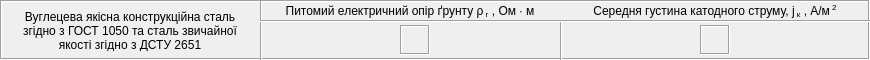
   <widget class="QFrame" name="frame_6">
    <property name="geometry">
     <rect>
      <x>10</x>
      <y>290</y>
      <width>870</width>
      <height>60</height>
     </rect>
    </property>
    <property name="frameShape">
     <enum>QFrame::Box</enum>
    </property>
    <property name="frameShadow">
     <enum>QFrame::Sunken</enum>
    </property>
    <widget class="QLabel" name="label_55">
     <property name="geometry">
      <rect>
       <x>10</x>
       <y>10</y>
       <width>240</width>
       <height>41</height>
      </rect>
     </property>
     <property name="text">
      <string>Вуглецева якісна конструкційна сталь згідно з ГОСТ 1050 та сталь звичайної якості згідно з ДСТУ 2651</string>
     </property>
     <property name="alignment">
      <set>Qt::AlignCenter</set>
     </property>
     <property name="wordWrap">
      <bool>true</bool>
     </property>
    </widget>
    <widget class="QLabel" name="label_56">
     <property name="geometry">
      <rect>
       <x>270</x>
       <y>1</y>
       <width>280</width>
       <height>20</height>
      </rect>
     </property>
     <property name="text">
      <string>&lt;html&gt;&lt;head/&gt;&lt;body&gt;&lt;p&gt;Питомий електричний опір ґрунту ρ&lt;span style=&quot; vertical-align:sub;&quot;&gt; г&lt;/span&gt; , Ом ∙ м&lt;/p&gt;&lt;/body&gt;&lt;/html&gt;</string>
     </property>
     <property name="alignment">
      <set>Qt::AlignCenter</set>
     </property>
    </widget>
    <widget class="QLabel" name="label_57">
     <property name="geometry">
      <rect>
       <x>580</x>
       <y>1</y>
       <width>270</width>
       <height>20</height>
      </rect>
     </property>
     <property name="text">
      <string>&lt;html&gt;&lt;head/&gt;&lt;body&gt;&lt;p&gt;Середня густина катодного струму, j&lt;span style=&quot; vertical-align:sub;&quot;&gt; к&lt;/span&gt; , А/м&lt;span style=&quot; vertical-align:super;&quot;&gt; 2&lt;/span&gt;&lt;/p&gt;&lt;/body&gt;&lt;/html&gt;</string>
     </property>
     <property name="alignment">
      <set>Qt::AlignCenter</set>
     </property>
    </widget>
    <widget class="Line" name="line_14">
     <property name="geometry">
      <rect>
       <x>560</x>
       <y>20</y>
       <width>3</width>
       <height>61</height>
      </rect>
     </property>
     <property name="orientation">
      <enum>Qt::Vertical</enum>
     </property>
    </widget>
    <widget class="QLabel" name="label_60">
     <property name="geometry">
      <rect>
       <x>700</x>
       <y>25</y>
       <width>30</width>
       <height>30</height>
      </rect>
     </property>
     <property name="frameShape">
      <enum>QFrame::Box</enum>
     </property>
     <property name="frameShadow">
      <enum>QFrame::Sunken</enum>
     </property>
     <property name="text">
      <string/>
     </property>
     <property name="alignment">
      <set>Qt::AlignCenter</set>
     </property>
    </widget>
    <widget class="QLabel" name="label_59">
     <property name="geometry">
      <rect>
       <x>400</x>
       <y>25</y>
       <width>30</width>
       <height>30</height>
      </rect>
     </property>
     <property name="frameShape">
      <enum>QFrame::Box</enum>
     </property>
     <property name="frameShadow">
      <enum>QFrame::Sunken</enum>
     </property>
     <property name="text">
      <string/>
     </property>
     <property name="alignment">
      <set>Qt::AlignCenter</set>
     </property>
    </widget>
    <widget class="Line" name="line_13">
     <property name="geometry">
      <rect>
       <x>260</x>
       <y>0</y>
       <width>3</width>
       <height>80</height>
      </rect>
     </property>
     <property name="orientation">
      <enum>Qt::Vertical</enum>
     </property>
    </widget>
    <widget class="Line" name="line_2">
     <property name="geometry">
      <rect>
       <x>260</x>
       <y>20</y>
       <width>610</width>
       <height>3</height>
      </rect>
     </property>
     <property name="orientation">
      <enum>Qt::Horizontal</enum>
     </property>
    </widget>
   </widget>
